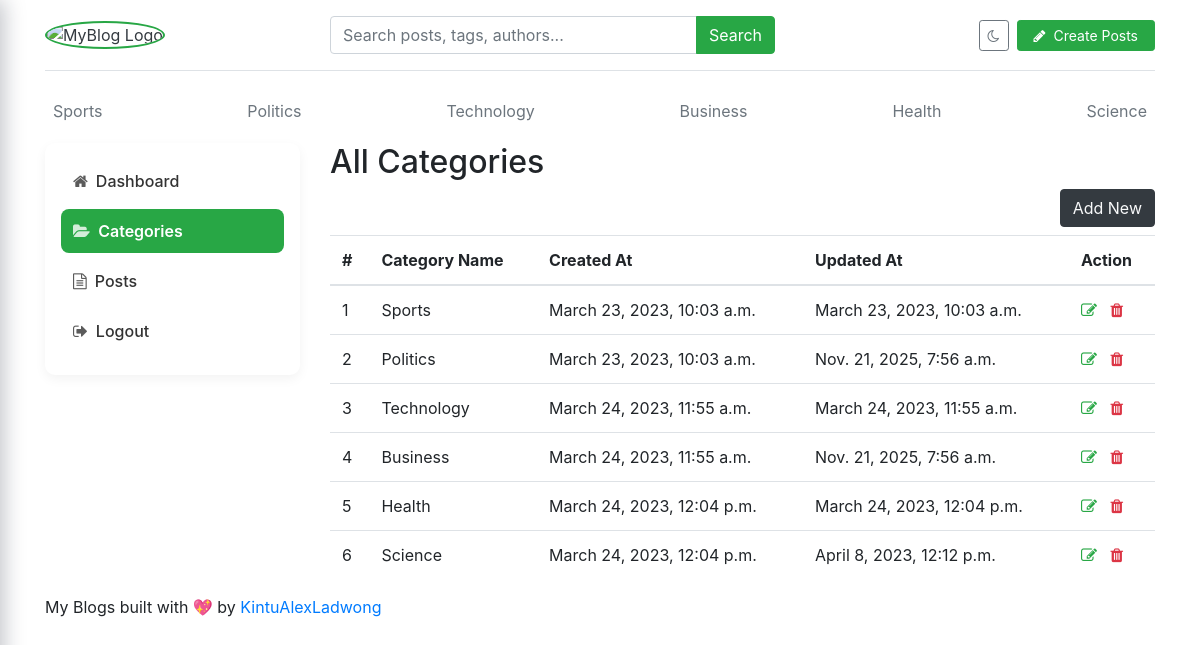
/dashboard/categories/, run on the app's committed database.
### blogs/models.py (models this page shows)
class Category(models.Model):
    category_name = models.CharField(max_length=50, unique=True)
    created_at = models.DateTimeField(auto_now_add=True)
    updated_at = models.DateTimeField(auto_now=True)
    class Meta:
        verbose_name_plural = 'categories'
    def __str__(self):
        return self.category_name

### dashboards/views.py (the view)
# urls.py: path('categories/', views.categories, name='categories'),
def categories(request):
    return render(request, 'dashboard/categories.html')

### blogs/context_processors.py (called while the page is built)
def get_categories(request):
    categories = Category.objects.all()
    return dict(categories=categories)

def get_social_links(request):
    social_links = SocialLink.objects.all()
    return dict(social_links=social_links)

### templates/dashboard/categories.html (shortened to what this page needs)
{% extends 'base.html' %}
{% block content %}
<div class="row">
    {% include 'dashboard/sidebar.html' %}
    <div class="col-md-9">
        <h2>All Categories</h2>
        <a href="{% url 'add_category' %}" class="btn btn-dark text-light float-right mb-2">Add New</a>
        <table class="table table-hover">
            <thead>
              <tr>
                <th>#</th>
                <th>Category Name</th>
                <th>Created At</th>
                <th>Updated At</th>
                <th>Action</th>
              </tr>
            </thead>
            <tbody>
            {% for cat in categories %}
              <tr>
                <td>{{ forloop.counter }}</td>
                <td>{{ cat }}</td>
                <td>{{ cat.created_at }}</td>
                <td>{{ cat.updated_at }}</td>
                <td>
                    <a href="{% url 'edit_category' cat.id %}"><i class="fa fa-edit text-success"></i></a>
                    <a href="{% url 'delete_category' cat.id %}"><i class="fa fa-trash text-danger"></i></a>
                </td>
              </tr>
            {% endfor %}
            </tbody>
          </table>
    </div>
</div>
{% endblock %}

### templates/base.html (shortened to what this page needs)
{% load static %}
<!DOCTYPE html>
<html lang="en">
<head>
    <link href="https://getbootstrap.com/docs/4.0/dist/css/bootstrap.min.css" rel="stylesheet">
    <link href="{% static 'css/blog.css' %}" rel="stylesheet">
    <link rel="stylesheet" href="https://cdnjs.cloudflare.com/ajax/libs/font-awesome/4.7.0/css/font-awesome.min.css">
</head>
<body>
  <div class="container">
    <header class="blog-header py-3 mb-3 border-bottom shadow-sm">
      <div class="row align-items-center">
        <div class="col-6 col-md-3 d-flex align-items-center">
          <a class="blog-header-logo text-dark" href="/">
            <img
              class="img-fluid"
              src="{% static 'images/myBlogo.png' %}"
              alt="MyBlog Logo"
              width="50"
              height="50"
              style="border-radius: 50%; border: 2.5px solid #28a745; object-fit: cover; margin-right: .4rem;"
            >
          </a>
        </div>
        <div class="col-12 col-md-5 order-3 order-md-2 mt-3 mt-md-0">
          <form action="{% url 'search' %}" method="GET">
            <div class="input-group">
              <input class="form-control" type="text" name="keyword" value="{{ keyword }}"
                     placeholder="Search posts, tags, authors..." aria-label="Search">
              <div class="input-group-append">
                <button type="submit" class="btn btn-success">
                  <span class="d-none d-md-inline">Search</span>
                </button>
              </div>
            </div>
          </form>
        </div>
        <div class="col-6 col-md-4 d-flex justify-content-end align-items-center order-2 order-md-3">
          <button class="btn btn-outline-secondary btn-sm mr-2 rounded-pill" id="themeToggle" type="button">
            <i class="fa fa-moon-o theme-icon-dark"></i>
          </button>
          {% if not user.is_authenticated %}
            <a class="btn btn-success btn-sm rounded-pill px-3 header-cta-btn" href="{% url 'login' %}">
              <i class="fa fa-pencil mr-1"></i>
              <span class="d-none d-sm-inline">Create Posts</span>
            </a>
          {% endif %}
        </div>
      </div>
    </header>
    <div class="nav-scroller py-1 mb-2">
      <nav class="nav d-flex justify-content-between">
        {% for cat in categories %}
          <a class="p-2 text-muted" href="{% url 'posts_by_category' cat.id %}">{{ cat.category_name }}</a>
        {% endfor %}
      </nav>
    </div>
    {% block content %}
    {% endblock %}
    <footer class="blog-footer">
      <p>
        My Blogs built with 💖 by
        <a href="https://ladwongdevelopers.dev/playground" target="_blank">KintuAlexLadwong</a>
      </p>
    </footer>
  </div>
</body>
</html>

### blog_main/static/css/blog.css (style rules this page uses)
.theme-icon-dark, .theme-icon-light { transition: opacity 0.2s ease; }

### data on the page
Category: category_name "Sports", created_at "March 23, 2023, 10:03 a.m.", updated_at "March 23, 2023, 10:03 a.m."
Category: category_name "Politics", created_at "March 23, 2023, 10:03 a.m.", updated_at "Nov. 21, 2025, 7:56 a.m."
Category: category_name "Technology", created_at "March 24, 2023, 11:55 a.m.", updated_at "March 24, 2023, 11:55 a.m."
Category: category_name "Business", created_at "March 24, 2023, 11:55 a.m.", updated_at "Nov. 21, 2025, 7:56 a.m."
Category: category_name "Health", created_at "March 24, 2023, 12:04 p.m.", updated_at "March 24, 2023, 12:04 p.m."
Category: category_name "Science", created_at "March 24, 2023, 12:04 p.m.", updated_at "April 8, 2023, 12:12 p.m."
